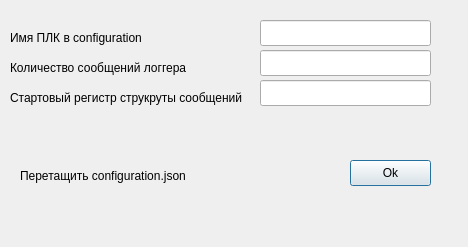
<?xml version="1.0" encoding="UTF-8"?>
<ui version="4.0">
 <class>Dialog</class>
 <widget class="QDialog" name="Dialog">
  <property name="geometry">
   <rect>
    <x>0</x>
    <y>0</y>
    <width>468</width>
    <height>247</height>
   </rect>
  </property>
  <property name="windowTitle">
   <string>Dialog</string>
  </property>
  <widget class="QLineEdit" name="linePlcName">
   <property name="geometry">
    <rect>
     <x>260</x>
     <y>20</y>
     <width>171</width>
     <height>26</height>
    </rect>
   </property>
  </widget>
  <widget class="QLabel" name="lblMessageQty">
   <property name="geometry">
    <rect>
     <x>10</x>
     <y>60</y>
     <width>191</width>
     <height>16</height>
    </rect>
   </property>
   <property name="text">
    <string>Количество сообщений логгера</string>
   </property>
  </widget>
  <widget class="QLabel" name="lblPlcName">
   <property name="geometry">
    <rect>
     <x>10</x>
     <y>30</y>
     <width>191</width>
     <height>16</height>
    </rect>
   </property>
   <property name="text">
    <string>Имя ПЛК в configuration</string>
   </property>
  </widget>
  <widget class="QLabel" name="lblStartRegister">
   <property name="geometry">
    <rect>
     <x>10</x>
     <y>90</y>
     <width>241</width>
     <height>16</height>
    </rect>
   </property>
   <property name="text">
    <string>Стартовый регистр струкруты сообщений</string>
   </property>
  </widget>
  <widget class="QLineEdit" name="lineMessageQty">
   <property name="geometry">
    <rect>
     <x>260</x>
     <y>50</y>
     <width>171</width>
     <height>26</height>
    </rect>
   </property>
   <property name="inputMethodHints">
    <set>Qt::InputMethodHint::ImhDigitsOnly</set>
   </property>
  </widget>
  <widget class="QLineEdit" name="lineStartRegiter">
   <property name="geometry">
    <rect>
     <x>260</x>
     <y>80</y>
     <width>171</width>
     <height>26</height>
    </rect>
   </property>
   <property name="inputMethodHints">
    <set>Qt::InputMethodHint::ImhDigitsOnly</set>
   </property>
  </widget>
  <widget class="QPushButton" name="btnOk">
   <property name="geometry">
    <rect>
     <x>350</x>
     <y>160</y>
     <width>81</width>
     <height>26</height>
    </rect>
   </property>
   <property name="text">
    <string>Ok</string>
   </property>
  </widget>
  <widget class="QLabel" name="lblStatusText">
   <property name="geometry">
    <rect>
     <x>20</x>
     <y>140</y>
     <width>281</width>
     <height>71</height>
    </rect>
   </property>
   <property name="text">
    <string>Перетащить configuration.json</string>
   </property>
  </widget>
 </widget>
 <resources/>
 <connections/>
</ui>
